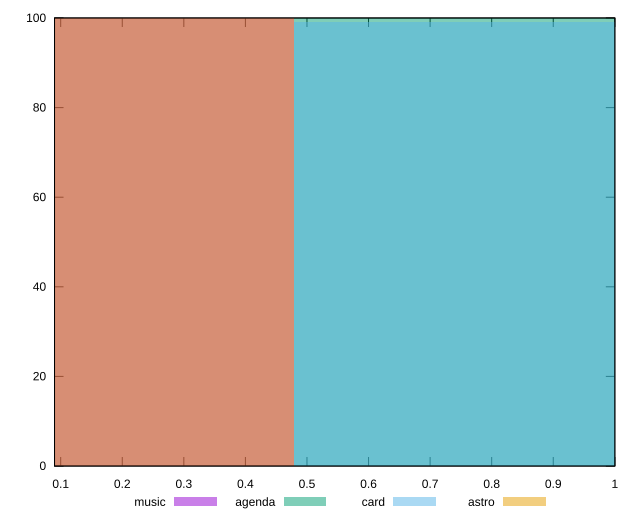

The script that saved this image:
reset

$music <<EOF
0 100
EOF

$agenda <<EOF
0.9570001147995296 100
EOF

$card <<EOF
0.9570001147995296 99
EOF

$astro <<EOF
0 100
EOF

set key outside below
set boxwidth 0.9570001147995296
set xrange [0.09:1]
set yrange [0:100]
set trange [0:100]
set style fill transparent solid 0.5 noborder
set terminal svg size 640, 520 enhanced background rgb 'white'
set output "reports/report_00030_2021-02-24T20-42-31.540Z/unused-javascript/comparison/histogram/all_score.svg"

plot $music title "music" with boxes, \
     $agenda title "agenda" with boxes, \
     $card title "card" with boxes, \
     $astro title "astro" with boxes

reset
